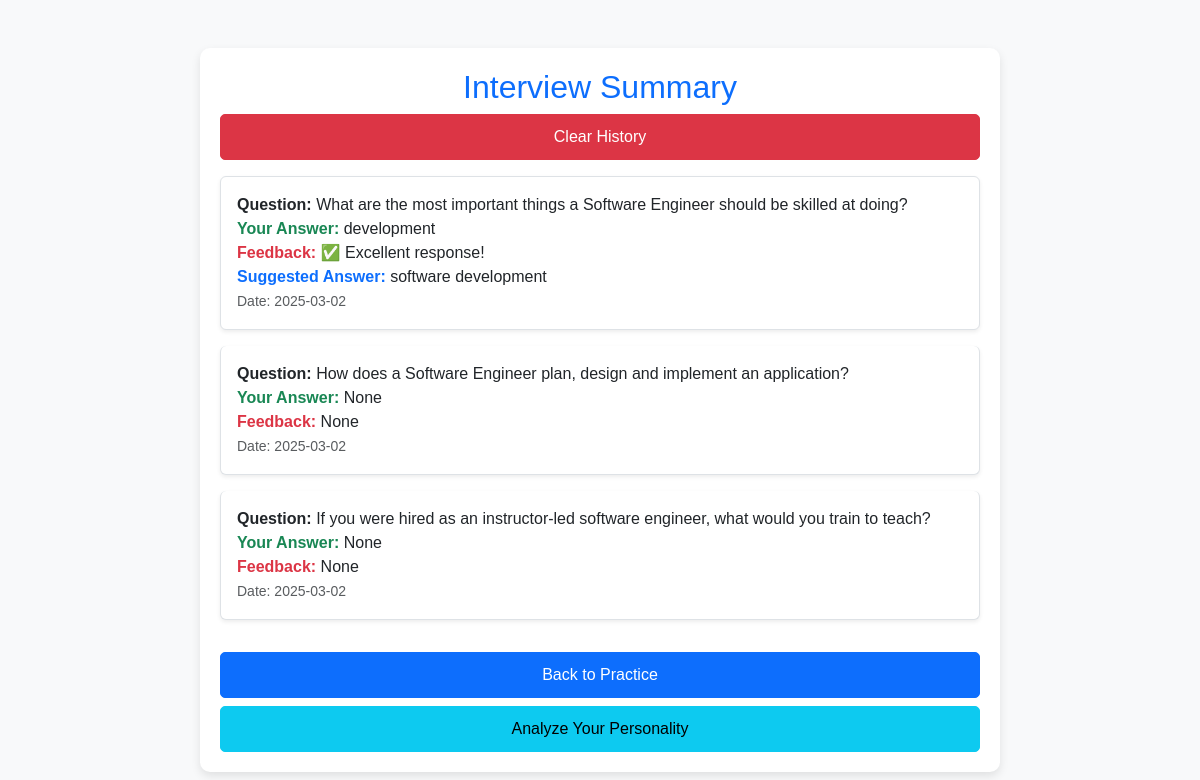
/summary/ (signed in), run on the app's committed database.
### ai_interview/models.py (models this page shows, shortened)
class InterviewPractice(models.Model):
    user = models.ForeignKey(User, on_delete=models.CASCADE)
    job = models.ForeignKey(Job, on_delete=models.SET_NULL, null=True, blank=True)  # Link job descriptions
    domain = models.CharField(max_length=100)
    job_description = models.TextField()
    question = models.TextField()
    user_answer = models.TextField(blank=True, null=True)
    feedback = models.TextField(blank=True, null=True)
    suggested_answer = models.TextField(blank=True, null=True)
    timestamp = models.DateTimeField(auto_now_add=True)

### ai_interview/views.py (the view)
# urls.py: path("summary/", summary_view, name="summary"),
@login_required
def summary_view(request):
    user_responses = InterviewPractice.objects.filter(user=request.user).order_by('-id')
    personality = PersonalityAnalysis.objects.filter(user=request.user).first()
    return render(request, "summary.html", {
        "user_responses": user_responses,
        "personality": personality
    })

### ai_interview/templates/summary.html (shortened to what this page needs)
<!DOCTYPE html>
<html lang="en">
<head>
    <link href="https://cdn.jsdelivr.net/npm/bootstrap@5.3.3/dist/css/bootstrap.min.css" rel="stylesheet">
</head>
<body>
    <div class="container mt-5">
        <h2 class="text-center text-primary">Interview Summary</h2>
        {% if user_responses %}
            <form action="{% url 'clear_history' %}" method="POST" onsubmit="return confirm('Are you sure you want to clear your history?');">
                <button type="submit" class="btn btn-danger btn-custom">Clear History</button>
            </form>
            <div class="list-group mt-3">
                {% for response in user_responses %}
                    <div class="list-group-item mb-3 p-3 shadow-sm rounded">
                        <strong class="text-dark">Question:</strong> {{ response.question }} <br>
                        <strong class="text-success">Your Answer:</strong> {{ response.user_answer }} <br>
                        <strong class="text-danger">Feedback:</strong> {{ response.feedback }} <br>
                        {% if response.suggested_answer %}
                            <strong class="text-primary">Suggested Answer:</strong> {{ response.suggested_answer }} <br>
                        {% endif %}
                        <small class="text-muted">Date: {{ response.timestamp|date:"Y-m-d" }}</small>
                    </div>
                {% endfor %}
            </div>
        {% else %}
            <p class="text-center text-muted">No past responses found.</p>
        {% endif %}
        <div class="d-grid gap-2 mt-3">
            <a href="{% url 'index' %}" class="btn btn-primary btn-custom">Back to Practice</a>
            <a href="{% url 'personality' %}" class="btn btn-info btn-custom">Analyze Your Personality</a>
        </div>
    </div>
</body>
</html>

### ai_interview/templates/summary.html (style rules this page uses)
body { background-color: #f8f9fa; font-family: 'Poppins', sans-serif; }
.container { max-width: 800px; background: white; padding: 20px; border-radius: 10px; box-shadow: 0px 4px 10px rgba(0, 0, 0, 0.1); margin-top: 30px; }
.btn-custom { width: 100%; padding: 10px; border-radius: 5px; font-size: 16px; transition: 0.3s ease-in-out; }

### data on the page
InterviewPractice: question "What are the most important things a Software Engineer should be skilled at doing?", user_answer "development", feedback "✅ Excellent response!", suggested_answer "software development", timestamp "2025-03-02"
InterviewPractice: question "How does a Software Engineer plan, design and implement an application?", user_answer "None", feedback "None", timestamp "2025-03-02"
InterviewPractice: question "If you were hired as an instructor-led software engineer, what would you train to teach?", user_answer "None", feedback "None", timestamp "2025-03-02"
